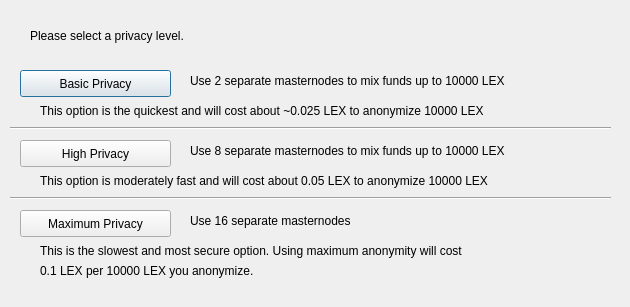
<?xml version="1.0" encoding="UTF-8"?>
<ui version="4.0">
 <class>DarksendConfig</class>
 <widget class="QDialog" name="DarksendConfig">
  <property name="geometry">
   <rect>
    <x>0</x>
    <y>0</y>
    <width>630</width>
    <height>307</height>
   </rect>
  </property>
  <property name="windowTitle">
   <string>Configure Darksend</string>
  </property>
  <widget class="QPushButton" name="buttonBasic">
   <property name="geometry">
    <rect>
     <x>20</x>
     <y>70</y>
     <width>151</width>
     <height>27</height>
    </rect>
   </property>
   <property name="text">
    <string>Basic Privacy</string>
   </property>
  </widget>
  <widget class="QPushButton" name="buttonHigh">
   <property name="geometry">
    <rect>
     <x>20</x>
     <y>140</y>
     <width>151</width>
     <height>27</height>
    </rect>
   </property>
   <property name="text">
    <string>High Privacy</string>
   </property>
  </widget>
  <widget class="QPushButton" name="buttonMax">
   <property name="geometry">
    <rect>
     <x>20</x>
     <y>210</y>
     <width>151</width>
     <height>27</height>
    </rect>
   </property>
   <property name="text">
    <string>Maximum Privacy</string>
   </property>
  </widget>
  <widget class="QLabel" name="label">
   <property name="geometry">
    <rect>
     <x>30</x>
     <y>20</y>
     <width>571</width>
     <height>31</height>
    </rect>
   </property>
   <property name="text">
    <string>Please select a privacy level.</string>
   </property>
  </widget>
  <widget class="QLabel" name="label_2">
   <property name="geometry">
    <rect>
     <x>190</x>
     <y>70</y>
     <width>421</width>
     <height>21</height>
    </rect>
   </property>
   <property name="text">
    <string>Use 2 separate masternodes to mix funds up to 10000 LEX</string>
   </property>
  </widget>
  <widget class="QLabel" name="label_3">
   <property name="geometry">
    <rect>
     <x>190</x>
     <y>140</y>
     <width>411</width>
     <height>21</height>
    </rect>
   </property>
   <property name="text">
    <string>Use 8 separate masternodes to mix funds up to 10000 LEX</string>
   </property>
  </widget>
  <widget class="QLabel" name="label_4">
   <property name="geometry">
    <rect>
     <x>190</x>
     <y>210</y>
     <width>421</width>
     <height>21</height>
    </rect>
   </property>
   <property name="text">
    <string>Use 16 separate masternodes</string>
   </property>
  </widget>
  <widget class="QLabel" name="label_6">
   <property name="geometry">
    <rect>
     <x>40</x>
     <y>100</y>
     <width>561</width>
     <height>21</height>
    </rect>
   </property>
   <property name="text">
    <string>This option is the quickest and will cost about ~0.025 LEX to anonymize 10000 LEX</string>
   </property>
  </widget>
  <widget class="QLabel" name="label_7">
   <property name="geometry">
    <rect>
     <x>40</x>
     <y>170</y>
     <width>561</width>
     <height>21</height>
    </rect>
   </property>
   <property name="text">
    <string>This option is moderately fast and will cost about 0.05 LEX to anonymize 10000 LEX</string>
   </property>
  </widget>
  <widget class="QLabel" name="label_8">
   <property name="geometry">
    <rect>
     <x>40</x>
     <y>240</y>
     <width>561</width>
     <height>21</height>
    </rect>
   </property>
   <property name="text">
    <string>This is the slowest and most secure option. Using maximum anonymity will cost</string>
   </property>
  </widget>
  <widget class="QLabel" name="label_9">
   <property name="geometry">
    <rect>
     <x>40</x>
     <y>260</y>
     <width>561</width>
     <height>21</height>
    </rect>
   </property>
   <property name="text">
    <string>0.1 LEX per 10000 LEX you anonymize.</string>
   </property>
  </widget>
  <widget class="Line" name="line">
   <property name="geometry">
    <rect>
     <x>10</x>
     <y>120</y>
     <width>601</width>
     <height>16</height>
    </rect>
   </property>
   <property name="orientation">
    <enum>Qt::Horizontal</enum>
   </property>
  </widget>
  <widget class="Line" name="line_2">
   <property name="geometry">
    <rect>
     <x>10</x>
     <y>190</y>
     <width>601</width>
     <height>16</height>
    </rect>
   </property>
   <property name="orientation">
    <enum>Qt::Horizontal</enum>
   </property>
  </widget>
 </widget>
 <resources/>
 <connections/>
</ui>
